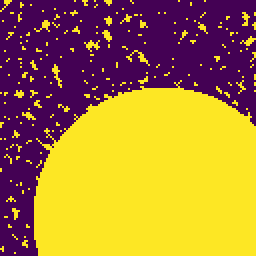
#> input picture test16/moon.png, 128 x 128 px (shown 2 times larger)
$ jupyter execute --allow-errors example_image_mask.ipynb   (shell and % lines are left out)
#> lines starting #> are read from the running program, lines starting #| are printed output that depends on the picture; after the words box and inside, x2 and y2 are one past the last pixel; in counts of white or black regions, pixels touching at a corner belong together
<span style="color:red; font-family:Helvetica Neue, Helvetica, Arial, sans-serif; font-size:2em;">An Exception was encountered at '<a href="#papermill-error-cell">In [3]</a>'.</span>

# use image mask

[cell 1]
from openpiv import tools, scaling, validation, filters, preprocess

import numpy as np
import matplotlib.pyplot as plt
from skimage import exposure
from skimage import img_as_float, img_as_ubyte
from scipy.ndimage import gaussian_filter, median_filter
from skimage.filters import threshold_otsu
from skimage.color import rgb2gray, rgba2rgb
from skimage import io
import pathlib

import matplotlib
matplotlib.rcParams['figure.figsize'] = (8.0, 6.0)

[cell 2]
test_directory = pathlib.Path('../test16')

<span id="papermill-error-cell" style="color:red; font-family:Helvetica Neue, Helvetica, Arial, sans-serif; font-size:2em;">Execution using papermill encountered an exception here and stopped:</span>

[cell 3]
plt.imshow(io.imread(test_directory / "moon.png"))

[cell 4]
# test_directory = os.path.split(os.path.abspath(__file__))[0]
test_directory = pathlib.Path('../test16/')
img = rgb2gray(rgba2rgb(io.imread(test_directory / "moon.png")))
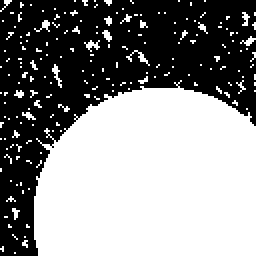
#> img: shape (128, 128) float64 (shown 2 times larger); values 0.0832 (black) and 0.869 (white), 54.5% white; 1 black region, box (x1, y1, x2, y2) and area: (0, 0, 128, 128) 7462
#> (the rest of this cell did not finish here and is left out)
